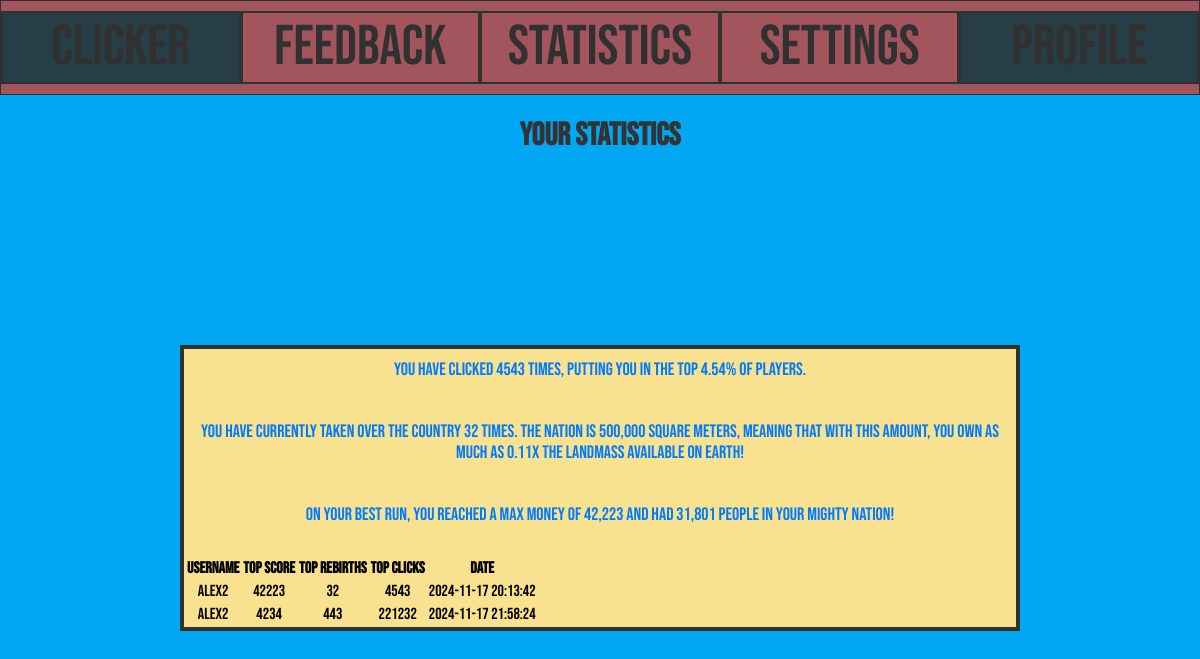
/statistics.php (signed in), run on the app's committed database.
### tables this page shows
CREATE TABLE `trackeduserinformation` (
  `ID` int(11) NOT NULL,
  `userid` int(11) NOT NULL,
  `TopScore` int(11) NOT NULL,
  `TopRebirths` int(11) NOT NULL,
  `TopClicks` int(11) NOT NULL,
  `Date` timestamp NOT NULL DEFAULT current_timestamp() ON UPDATE current_timestamp()
);

CREATE TABLE `accounts` (
  `id` int(11) NOT NULL,
  `username` varchar(50) NOT NULL,
  `password` varchar(255) NOT NULL,
  `email` varchar(100) NOT NULL
);

### Statistics.php (the view, shortened to what this page needs)
<?php
include('setup.php');
include('NavBar.php');
if (isset($_SESSION['ID'])) {
    $userid = $_SESSION['ID'];
    $sql = "SELECT Date, ID, userid, TopClicks, TopRebirths, TopScore FROM trackeduserinformation WHERE userid = ?";
    $stmt = $conn->prepare($sql);
    $stmt->bind_param("i", $userid);
    $stmt->execute();
    $result = $stmt->get_result();
    $userData = $result->fetch_assoc();
} else {
    $userData = null;
}
?>
<!DOCTYPE html>
<html lang="en">
<head>
    <link rel="stylesheet" href="css/style.css">
</head>
<body>
    <h1 style="text-align: center;">Your Statistics</h1>
    <div class="StatisticsBody">
        <?php if ($userData): ?>
            <a>You have clicked <?= htmlspecialchars($userData['TopClicks']) ?> times, putting you in the top <?= round(($userData['TopClicks'] / 100000) * 100, 2) ?>% of players.</a><br>
            <a>You have currently taken over the country <?= htmlspecialchars($userData['TopRebirths']) ?> times. The nation is 500,000 square meters, meaning that with this amount, you own as much as <?= round(($userData['TopRebirths'] * 500000) / 149000000, 2) ?>x the landmass available on Earth!</a><br>
            <a>On your best run, you reached a max money of <?= number_format(htmlspecialchars($userData['TopScore'])) ?> and had <?= number_format(htmlspecialchars($userData['TopClicks'] * 7)) ?> people in your mighty nation!</a><br>
        <?php else: ?>
            <a>No statistics found for your account. Play to generate data!</a>
        <?php endif; ?>
            <table>
        <tr>
            <th>Username</th>
            <th>Top Score</th>
            <th>Top Rebirths</th>
            <th>Top Clicks</th>
            <th>Date</th>
        </tr>
        <?php
            $userid = $_SESSION['ID'];
            $sql = "SELECT username, Date, userid, TopClicks, TopRebirths, TopScore FROM trackeduserinformation
            LEFT JOIN accounts
            ON trackeduserinformation.userid = accounts.id
            where userid=?";
            $stmt = $conn->prepare($sql);
            $stmt->bind_param("i", $userid);
            $stmt->execute();
            $result = $stmt->get_result();
        if ($result->num_rows > 0) {
            while ($row = $result->fetch_assoc()) {
                echo "<tr>";
                echo "<td>" . htmlspecialchars($row['username']) . "</td>";
                echo "<td>" . htmlspecialchars($row['TopScore']) . "</td>";
                echo "<td>" . htmlspecialchars($row['TopRebirths']) . "</td>";
                echo "<td>" . htmlspecialchars($row['TopClicks']) . "</td>";
                echo "<td>" . htmlspecialchars($row['Date']) . "</td>";
                echo "</tr>";
            }
        } else {
            echo "<tr><td colspan='6'>No data found</td></tr>";
        }
        ?>
    </table>
    </div>
</body>
</html>

### css/style.css (style rules this page uses)
* { box-sizing: border-box; text-align: center; }
h1, h2 { color: #333; text-align: center; }
a { text-decoration: none; color: #007bff; }
body { font-family: "Bebas Neue", Arial, Helvetica, sans-serif; margin: 0; background-color: #00A8F3; height: 100vh; width: 100vw; display: flex; flex-direction: column; overflow: hidden; }
.StatisticsBody { background-color: #f8e18f; border: 0.5vh solid rgb(49, 49, 49); margin-left: 6vh; margin-right: 6vh; font-size: 4vh; }

### Statistics.php (style rules this page uses)
.StatisticsBody { font-size: 18px; margin: auto; text-align: center; width: 70%; }
a { display: block; margin: 10px 0; }

### data on the page
trackeduserinformation: TopClicks "4543", ($userData['TopClicks']/100000)*100 "4.54", TopRebirths "32", ($userData['TopRebirths']*500000)/149000000 "0.11", TopScore "42,223", $userData['TopClicks']*7 "31,801", userid.username "Alex2", TopScore "42223", Date "2024-11-17 20:13:42"
trackeduserinformation: userid.username "Alex2", TopScore "4234", TopRebirths "443", TopClicks "221232", Date "2024-11-17 21:58:24"
